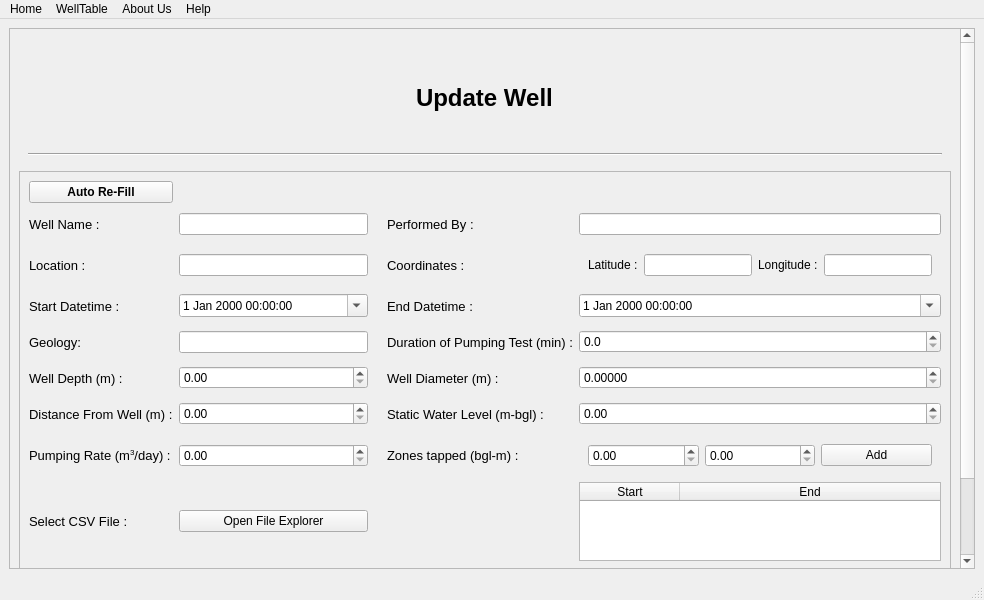
<?xml version="1.0" encoding="UTF-8"?>
<ui version="4.0">
 <class>MainWindow</class>
 <widget class="QMainWindow" name="MainWindow">
  <property name="geometry">
   <rect>
    <x>0</x>
    <y>0</y>
    <width>984</width>
    <height>600</height>
   </rect>
  </property>
  <property name="windowTitle">
   <string>MainWindow</string>
  </property>
  <widget class="QWidget" name="centralwidget">
   <layout class="QVBoxLayout" name="verticalLayout">
    <item>
     <widget class="QScrollArea" name="scrollArea">
      <property name="widgetResizable">
       <bool>true</bool>
      </property>
      <widget class="QWidget" name="scrollAreaWidgetContents">
       <property name="geometry">
        <rect>
         <x>0</x>
         <y>0</y>
         <width>947</width>
         <height>632</height>
        </rect>
       </property>
       <layout class="QVBoxLayout" name="verticalLayout_2">
        <item>
         <widget class="QWidget" name="widget" native="true">
          <property name="minimumSize">
           <size>
            <width>0</width>
            <height>100</height>
           </size>
          </property>
          <property name="maximumSize">
           <size>
            <width>16777215</width>
            <height>80</height>
           </size>
          </property>
          <layout class="QHBoxLayout" name="horizontalLayout_4">
           <item>
            <widget class="QWidget" name="widget_6" native="true">
             <property name="minimumSize">
              <size>
               <width>0</width>
               <height>0</height>
              </size>
             </property>
             <property name="maximumSize">
              <size>
               <width>80</width>
               <height>100</height>
              </size>
             </property>
            </widget>
           </item>
           <item alignment="Qt::AlignHCenter">
            <widget class="QLabel" name="label">
             <property name="minimumSize">
              <size>
               <width>0</width>
               <height>50</height>
              </size>
             </property>
             <property name="font">
              <font>
               <pointsize>18</pointsize>
               <weight>75</weight>
               <bold>true</bold>
              </font>
             </property>
             <property name="text">
              <string>Update Well</string>
             </property>
            </widget>
           </item>
           <item>
            <widget class="QLabel" name="label_9">
             <property name="maximumSize">
              <size>
               <width>80</width>
               <height>100</height>
              </size>
             </property>
             <property name="text">
              <string/>
             </property>
             <property name="pixmap">
              <pixmap>logo.png</pixmap>
             </property>
             <property name="scaledContents">
              <bool>true</bool>
             </property>
            </widget>
           </item>
          </layout>
         </widget>
        </item>
        <item>
         <widget class="QWidget" name="widget_5" native="true">
          <layout class="QVBoxLayout" name="verticalLayout_3">
           <item>
            <widget class="Line" name="line_3">
             <property name="orientation">
              <enum>Qt::Horizontal</enum>
             </property>
            </widget>
           </item>
          </layout>
         </widget>
        </item>
        <item>
         <widget class="QFrame" name="frame">
          <property name="minimumSize">
           <size>
            <width>0</width>
            <height>400</height>
           </size>
          </property>
          <property name="frameShape">
           <enum>QFrame::StyledPanel</enum>
          </property>
          <property name="frameShadow">
           <enum>QFrame::Raised</enum>
          </property>
          <layout class="QGridLayout" name="gridLayout">
           <item row="13" column="2">
            <widget class="QPushButton" name="csv_button">
             <property name="text">
              <string>Open File Explorer</string>
             </property>
            </widget>
           </item>
           <item row="4" column="4">
            <widget class="QLabel" name="label_11">
             <property name="minimumSize">
              <size>
               <width>0</width>
               <height>30</height>
              </size>
             </property>
             <property name="font">
              <font>
               <pointsize>10</pointsize>
              </font>
             </property>
             <property name="text">
              <string>Duration of Pumping Test (min) :</string>
             </property>
            </widget>
           </item>
           <item row="8" column="0">
            <widget class="QLabel" name="label_15">
             <property name="minimumSize">
              <size>
               <width>0</width>
               <height>30</height>
              </size>
             </property>
             <property name="font">
              <font>
               <pointsize>10</pointsize>
              </font>
             </property>
             <property name="text">
              <string>Distance From Well (m) :</string>
             </property>
            </widget>
           </item>
           <item row="8" column="5">
            <widget class="QDoubleSpinBox" name="staticwaterlevel_spinbox">
             <property name="decimals">
              <number>2</number>
             </property>
             <property name="maximum">
              <double>1000.000000000000000</double>
             </property>
            </widget>
           </item>
           <item row="6" column="5">
            <widget class="QDoubleSpinBox" name="welldiameter_spinbox">
             <property name="decimals">
              <number>5</number>
             </property>
             <property name="maximum">
              <double>10000.000000000000000</double>
             </property>
            </widget>
           </item>
           <item row="6" column="0">
            <widget class="QLabel" name="label_20">
             <property name="minimumSize">
              <size>
               <width>0</width>
               <height>30</height>
              </size>
             </property>
             <property name="font">
              <font>
               <pointsize>10</pointsize>
              </font>
             </property>
             <property name="text">
              <string>Well Depth (m) :</string>
             </property>
            </widget>
           </item>
           <item row="12" column="2">
            <widget class="QDoubleSpinBox" name="pumpingrate_spinbox">
             <property name="decimals">
              <number>2</number>
             </property>
             <property name="maximum">
              <double>10000.000000000000000</double>
             </property>
            </widget>
           </item>
           <item row="3" column="4">
            <widget class="QLabel" name="label_18">
             <property name="minimumSize">
              <size>
               <width>0</width>
               <height>30</height>
              </size>
             </property>
             <property name="font">
              <font>
               <pointsize>10</pointsize>
              </font>
             </property>
             <property name="text">
              <string>End Datetime :</string>
             </property>
            </widget>
           </item>
           <item row="12" column="0">
            <widget class="QLabel" name="label_12">
             <property name="minimumSize">
              <size>
               <width>0</width>
               <height>30</height>
              </size>
             </property>
             <property name="font">
              <font>
               <pointsize>10</pointsize>
              </font>
             </property>
             <property name="text">
              <string>Pumping Rate (m&lt;sup&gt;3&lt;/sup&gt;/day) :</string>
             </property>
            </widget>
           </item>
           <item row="4" column="2">
            <widget class="QLineEdit" name="geology_edit"/>
           </item>
           <item row="6" column="2">
            <widget class="QDoubleSpinBox" name="welldepth_spinbox">
             <property name="decimals">
              <number>2</number>
             </property>
             <property name="maximum">
              <double>1000.000000000000000</double>
             </property>
            </widget>
           </item>
           <item row="8" column="2">
            <widget class="QDoubleSpinBox" name="distancefromwell_spinbox">
             <property name="decimals">
              <number>2</number>
             </property>
             <property name="maximum">
              <double>1000.000000000000000</double>
             </property>
            </widget>
           </item>
           <item row="4" column="5">
            <widget class="QDoubleSpinBox" name="timepumpingstopped_spinbox">
             <property name="decimals">
              <number>1</number>
             </property>
             <property name="maximum">
              <double>10000.000000000000000</double>
             </property>
            </widget>
           </item>
           <item row="12" column="4">
            <widget class="QLabel" name="label_10">
             <property name="minimumSize">
              <size>
               <width>0</width>
               <height>30</height>
              </size>
             </property>
             <property name="font">
              <font>
               <pointsize>10</pointsize>
              </font>
             </property>
             <property name="text">
              <string>Zones tapped (bgl-m) :</string>
             </property>
            </widget>
           </item>
           <item row="2" column="5">
            <widget class="QWidget" name="widget_2" native="true">
             <layout class="QHBoxLayout" name="horizontalLayout_3">
              <item>
               <widget class="QLabel" name="label_4">
                <property name="text">
                 <string>Latitude :</string>
                </property>
               </widget>
              </item>
              <item>
               <widget class="QLineEdit" name="latitude_edit"/>
              </item>
              <item>
               <widget class="QLabel" name="label_8">
                <property name="text">
                 <string>Longitude :</string>
                </property>
               </widget>
              </item>
              <item>
               <widget class="QLineEdit" name="longitude_edit"/>
              </item>
             </layout>
            </widget>
           </item>
           <item row="12" column="5">
            <widget class="QWidget" name="widget_7" native="true">
             <layout class="QHBoxLayout" name="horizontalLayout_5">
              <item>
               <widget class="QDoubleSpinBox" name="zones_tapped_start_spinbox">
                <property name="maximum">
                 <double>1000.000000000000000</double>
                </property>
               </widget>
              </item>
              <item>
               <widget class="QDoubleSpinBox" name="zones_tapped_end_spinbox">
                <property name="maximum">
                 <double>1000.000000000000000</double>
                </property>
               </widget>
              </item>
              <item>
               <widget class="QPushButton" name="zones_tapped_add_button">
                <property name="text">
                 <string>Add</string>
                </property>
               </widget>
              </item>
             </layout>
            </widget>
           </item>
           <item row="13" column="5">
            <widget class="QTableWidget" name="zones_tapped_table">
             <property name="minimumSize">
              <size>
               <width>0</width>
               <height>70</height>
              </size>
             </property>
             <attribute name="horizontalHeaderStretchLastSection">
              <bool>true</bool>
             </attribute>
             <column>
              <property name="text">
               <string>Start</string>
              </property>
             </column>
             <column>
              <property name="text">
               <string>End</string>
              </property>
             </column>
            </widget>
           </item>
           <item row="2" column="2">
            <widget class="QLineEdit" name="location_edit"/>
           </item>
           <item row="13" column="0">
            <widget class="QLabel" name="label_21">
             <property name="font">
              <font>
               <pointsize>10</pointsize>
              </font>
             </property>
             <property name="text">
              <string>Select CSV File :</string>
             </property>
            </widget>
           </item>
           <item row="1" column="2">
            <widget class="QLineEdit" name="wellname_edit"/>
           </item>
           <item row="1" column="0">
            <widget class="QLabel" name="label_2">
             <property name="minimumSize">
              <size>
               <width>0</width>
               <height>30</height>
              </size>
             </property>
             <property name="font">
              <font>
               <pointsize>10</pointsize>
              </font>
             </property>
             <property name="text">
              <string>Well Name :</string>
             </property>
            </widget>
           </item>
           <item row="2" column="0">
            <widget class="QLabel" name="label_7">
             <property name="minimumSize">
              <size>
               <width>0</width>
               <height>30</height>
              </size>
             </property>
             <property name="font">
              <font>
               <pointsize>10</pointsize>
              </font>
             </property>
             <property name="text">
              <string>Location :</string>
             </property>
            </widget>
           </item>
           <item row="8" column="4">
            <widget class="QLabel" name="label_14">
             <property name="minimumSize">
              <size>
               <width>0</width>
               <height>30</height>
              </size>
             </property>
             <property name="font">
              <font>
               <pointsize>10</pointsize>
              </font>
             </property>
             <property name="text">
              <string>Static Water Level (m-bgl) :</string>
             </property>
            </widget>
           </item>
           <item row="1" column="4">
            <widget class="QLabel" name="label_3">
             <property name="minimumSize">
              <size>
               <width>0</width>
               <height>30</height>
              </size>
             </property>
             <property name="font">
              <font>
               <pointsize>10</pointsize>
              </font>
             </property>
             <property name="text">
              <string>Performed By :</string>
             </property>
            </widget>
           </item>
           <item row="1" column="5">
            <widget class="QLineEdit" name="performedby_edit"/>
           </item>
           <item row="2" column="3">
            <widget class="QLabel" name="label_5">
             <property name="text">
              <string/>
             </property>
            </widget>
           </item>
           <item row="3" column="5">
            <widget class="QDateTimeEdit" name="enddatetime_edit">
             <property name="calendarPopup">
              <bool>true</bool>
             </property>
            </widget>
           </item>
           <item row="3" column="0">
            <widget class="QLabel" name="label_17">
             <property name="minimumSize">
              <size>
               <width>0</width>
               <height>30</height>
              </size>
             </property>
             <property name="font">
              <font>
               <pointsize>10</pointsize>
              </font>
             </property>
             <property name="text">
              <string>Start Datetime :</string>
             </property>
            </widget>
           </item>
           <item row="2" column="4">
            <widget class="QLabel" name="label_6">
             <property name="minimumSize">
              <size>
               <width>0</width>
               <height>30</height>
              </size>
             </property>
             <property name="font">
              <font>
               <pointsize>10</pointsize>
              </font>
             </property>
             <property name="text">
              <string>Coordinates :</string>
             </property>
            </widget>
           </item>
           <item row="3" column="2">
            <widget class="QDateTimeEdit" name="startdatetime_edit">
             <property name="calendarPopup">
              <bool>true</bool>
             </property>
            </widget>
           </item>
           <item row="6" column="4">
            <widget class="QLabel" name="label_16">
             <property name="minimumSize">
              <size>
               <width>0</width>
               <height>30</height>
              </size>
             </property>
             <property name="font">
              <font>
               <pointsize>10</pointsize>
              </font>
             </property>
             <property name="text">
              <string>Well Diameter (m) :</string>
             </property>
            </widget>
           </item>
           <item row="4" column="0">
            <widget class="QLabel" name="label_13">
             <property name="minimumSize">
              <size>
               <width>0</width>
               <height>30</height>
              </size>
             </property>
             <property name="font">
              <font>
               <pointsize>10</pointsize>
              </font>
             </property>
             <property name="text">
              <string>Geology:</string>
             </property>
            </widget>
           </item>
           <item row="0" column="0">
            <widget class="QPushButton" name="refill_button">
             <property name="font">
              <font>
               <weight>75</weight>
               <bold>true</bold>
              </font>
             </property>
             <property name="text">
              <string>Auto Re-Fill</string>
             </property>
            </widget>
           </item>
           <item row="13" column="4">
            <widget class="QLabel" name="zones_tapped_prev_data">
             <property name="text">
              <string/>
             </property>
            </widget>
           </item>
          </layout>
         </widget>
        </item>
        <item>
         <widget class="QWidget" name="widget_4" native="true">
          <layout class="QHBoxLayout" name="horizontalLayout_2">
           <item>
            <widget class="Line" name="line_2">
             <property name="orientation">
              <enum>Qt::Horizontal</enum>
             </property>
            </widget>
           </item>
          </layout>
         </widget>
        </item>
        <item>
         <widget class="QWidget" name="widget_3" native="true">
          <layout class="QHBoxLayout" name="horizontalLayout">
           <item>
            <widget class="QPushButton" name="back_button">
             <property name="minimumSize">
              <size>
               <width>100</width>
               <height>30</height>
              </size>
             </property>
             <property name="maximumSize">
              <size>
               <width>200</width>
               <height>16777215</height>
              </size>
             </property>
             <property name="text">
              <string>Back</string>
             </property>
            </widget>
           </item>
           <item>
            <widget class="QPushButton" name="save_button">
             <property name="minimumSize">
              <size>
               <width>100</width>
               <height>30</height>
              </size>
             </property>
             <property name="maximumSize">
              <size>
               <width>200</width>
               <height>16777215</height>
              </size>
             </property>
             <property name="text">
              <string>Submit</string>
             </property>
            </widget>
           </item>
          </layout>
         </widget>
        </item>
       </layout>
      </widget>
     </widget>
    </item>
   </layout>
  </widget>
  <widget class="QMenuBar" name="menubar">
   <property name="geometry">
    <rect>
     <x>0</x>
     <y>0</y>
     <width>984</width>
     <height>21</height>
    </rect>
   </property>
   <widget class="QMenu" name="menuHome">
    <property name="title">
     <string>Home</string>
    </property>
   </widget>
   <widget class="QMenu" name="menuWellTable">
    <property name="title">
     <string>WellTable</string>
    </property>
   </widget>
   <widget class="QMenu" name="menuAbout">
    <property name="title">
     <string>About Us</string>
    </property>
   </widget>
   <widget class="QMenu" name="menuHelp">
    <property name="title">
     <string>Help</string>
    </property>
   </widget>
   <addaction name="menuHome"/>
   <addaction name="menuWellTable"/>
   <addaction name="menuAbout"/>
   <addaction name="menuHelp"/>
  </widget>
  <widget class="QStatusBar" name="statusbar"/>
 </widget>
 <resources/>
 <connections/>
</ui>
